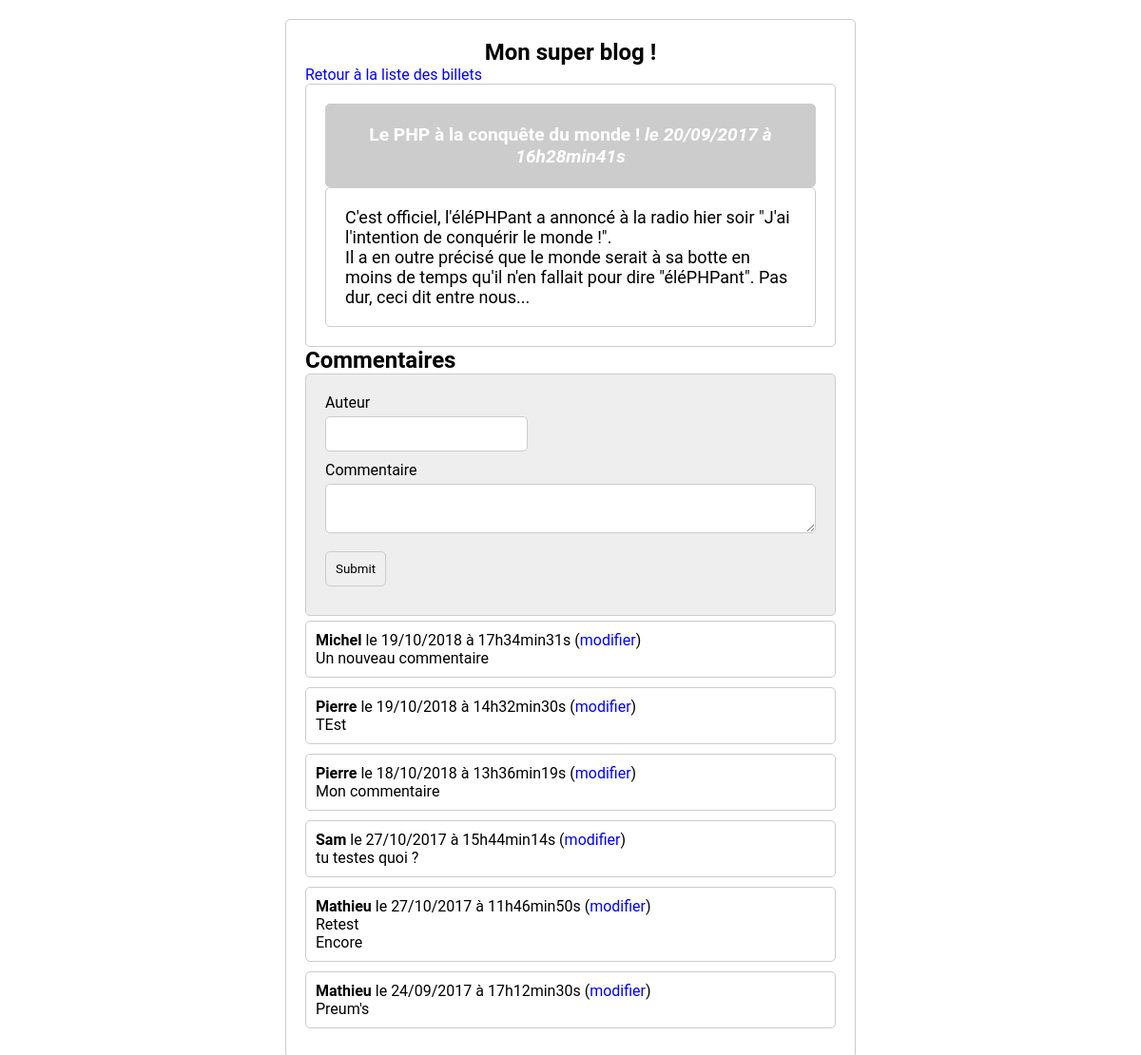
Page /index.php?action=post&id=2 on the committed database.
### tables this page shows
CREATE TABLE IF NOT EXISTS `posts` (
  `id` int(11) NOT NULL AUTO_INCREMENT,
  `title` varchar(255) NOT NULL,
  `content` text NOT NULL,
  `creation_date` datetime NOT NULL,
  PRIMARY KEY (`id`)
);

CREATE TABLE IF NOT EXISTS `comments` (
  `id` int(11) NOT NULL AUTO_INCREMENT,
  `post_id` int(11) NOT NULL,
  `author` varchar(255) NOT NULL,
  `comment` text NOT NULL,
  `comment_date` datetime NOT NULL,
  PRIMARY KEY (`id`)
);

### controller/frontend.php (called while the page is built, shortened)
<?php
require_once('model/PostManager.php');
require_once('model/CommentManager.php');
function post() {
    $postManager = new PostManager();
    $commentManager = new CommentManager();
    $post = $postManager->getPost($_GET['id']);
    $comments = $commentManager->getComments($_GET['id']);
    require('view/frontend/postView.php');
}

### model/PostManager.php (called while the page is built, shortened)
<?php
class PostManager extends Manager{
    public function getPost($postId) {
        $db = $this -> dbConnect();
        $req = $db->prepare('SELECT id, title, content, DATE_FORMAT(creation_date, \'%d/%m/%Y à %Hh%imin%ss\') AS creation_date_fr FROM posts WHERE id = ?');
        $req->execute(array($postId));
        $post = $req->fetch();
        return $post;
    }
}

### model/CommentManager.php (called while the page is built, shortened)
<?php
class CommentManager extends Manager {
    public function getComments($postId) {
        $db = $this->dbConnect();
        $comments = $db->prepare('SELECT id, author, comment, DATE_FORMAT(comment_date, \'%d/%m/%Y à %Hh%imin%ss\') AS comment_date_fr FROM comments WHERE post_id = ? ORDER BY comment_date DESC');
        $comments->execute(array($postId));
        return $comments;
    }
}

### view/frontend/postView.php (the view, shortened to what this page needs)
        <h1>Mon super blog !</h1>
        <p><a href="index.php">Retour à la liste des billets</a></p>
        <div class="news">
            <h3>
                <?= htmlspecialchars($post['title']) ?>
                <em>le <?= $post['creation_date_fr'] ?></em>
            </h3>
            <p>
                <?= nl2br(htmlspecialchars($post['content'])) ?>
            </p>
        </div>
        <h2>Commentaires</h2>
<form action="index.php?action=addComment&amp;id=<?= $post['id'] ?>" method="post">
    <div>
        <label for="author">Auteur</label><br />
        <input type="text" id="author" name="author" />
    </div>
    <div>
        <label for="comment">Commentaire</label><br />
        <textarea id="comment" name="comment"></textarea>
    </div>
    <div>
        <input type="submit" />
    </div>
</form>
        <?php
        while ($comment = $comments->fetch())
        {
        ?>
        <div class="aComment">
        <p><strong><?= htmlspecialchars($comment['author']) ?></strong> le <?= $comment['comment_date_fr'] ?> <span class="">(<a href="index.php?action=editComment&commentId=<?= $comment['id'] ?>">modifier</a>)</span></p>
            <p><?= nl2br(htmlspecialchars($comment['comment'])) ?></p>
        </div>
        <?php
        }
?>
<?php $content = ob_get_clean(); ?>
<?php require('template.php'); ?>

### index.php (shortened to what this page needs)
<?php
require('controller/frontend.php');
try{
    if (isset($_GET['action'])) {
        if ($_GET['action'] == 'listPosts') {
            listPosts();
        }
        elseif ($_GET['action'] == 'post') {
            if (isset($_GET['id']) && $_GET['id'] > 0) {
                post();
            }
            else {
                throw new Exception('Erreur : aucun identifiant de billet envoyé');
            }
        }
    }
    else {
        listPosts();
    }
}
 catch (Exception $e){
    echo 'Erreur : '. $e->getMessage();
 }

### view/frontend/template.php (shortened to what this page needs)
<!DOCTYPE html>
<html>
    <head>
        <link href="public/css/styles.css" rel="stylesheet" />
    </head>
    <body>
    	<section id="page">
        <?= $content ?>
    	</section>
    </body>
</html>

### public/css/styles.css (style rules this page uses)
h1, h3 { text-align:center; }
h3 { background-color:#ccc; color:white; font-size:1.2em; margin-bottom:0px; }
.news p { background-color:#fff; margin-top:0px; font-size:18px }
.news { margin:auto; }
a { text-decoration: none; color: blue; }
* { margin:0; padding:0; font-family: Roboto; box-sizing: border-box; }
html { font-size: 100%; }
#page { width:600px; margin:20px auto; background-color: #fff; border-radius: 5px; border: 1px solid #ccc; padding:20px; }
form, .unMessage, input, textarea, h3, .news, .news p, .aComment { border-radius: 5px; border: 1px solid #ccc; padding:20px; }
form { background-color: #eee }
input, textarea,.aComment { padding: 10px; margin: 5px 0 10px }
textarea { width:100% }

### rows in the picture
posts: title "Le PHP à la conquête du monde !", content "C'est officiel, l'éléPHPant a annoncé à la radio hier soir \"J'ai l'intention de conquérir le monde !\". Il a en outre précisé que le monde serait à sa botte en moins de temps qu'il n'en fallait pour dire \"éléPHPant\". Pas dur, ceci dit entre nous..."
comments: author "Michel", comment_date_fr "19/10/2018 à 17h34min31s", comment "Un nouveau commentaire"
comments: author "Pierre", comment_date_fr "19/10/2018 à 14h32min30s", comment "TEst"
comments: author "Pierre", comment_date_fr "18/10/2018 à 13h36min19s", comment "Mon commentaire"
comments: author "Sam", comment_date_fr "27/10/2017 à 15h44min14s", comment "tu testes quoi ?"
comments: author "Mathieu", comment_date_fr "27/10/2017 à 11h46min50s", comment "Retest Encore"
comments: author "Mathieu", comment_date_fr "24/09/2017 à 17h12min30s", comment "Preum's"

### other values in the picture
$post['creation_date_fr'] "20/09/2017 à 16h28min41s"
